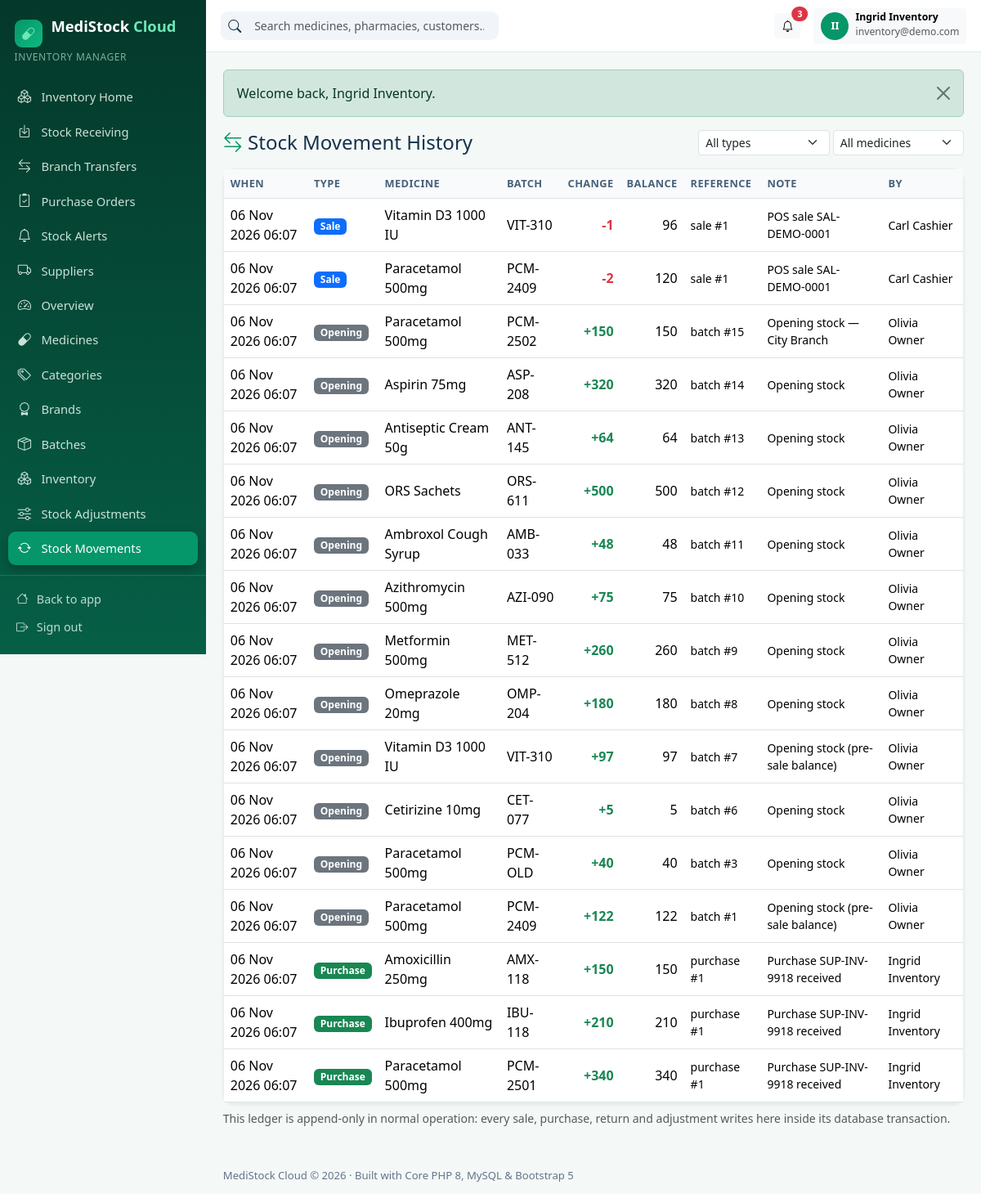
Screenshot of /admin/movements.php (signed in) with the database file from the repository.
### tables this page shows
CREATE TABLE IF NOT EXISTS users (
    id                        INT UNSIGNED AUTO_INCREMENT PRIMARY KEY,
    tenant_id                 INT UNSIGNED NULL,           
    role_id                   INT UNSIGNED NOT NULL,
    name                      VARCHAR(120) NOT NULL,
    email                     VARCHAR(190) NOT NULL UNIQUE,
    password_hash             VARCHAR(255) NOT NULL,
    phone                     VARCHAR(40)  NULL,
    status                    ENUM('active','inactive','invited') NOT NULL DEFAULT 'active',
    email_verified_at         DATETIME NULL,
    email_verification_token  VARCHAR(100) NULL,
    invitation_token          VARCHAR(100) NULL,
    invited_at                DATETIME NULL,
    last_login_at             DATETIME NULL,
    created_at                TIMESTAMP NULL,
    updated_at                TIMESTAMP NULL,
    deleted_at                TIMESTAMP NULL,
    INDEX idx_users_tenant (tenant_id),
    CONSTRAINT fk_users_tenant FOREIGN KEY (tenant_id) REFERENCES tenants (id) ON DELETE CASCADE,
    CONSTRAINT fk_users_role   FOREIGN KEY (role_id)   REFERENCES roles (id)   ON DELETE RESTRICT
);

CREATE TABLE IF NOT EXISTS roles (
    id          INT UNSIGNED AUTO_INCREMENT PRIMARY KEY,
    `key`       VARCHAR(50)  NOT NULL UNIQUE,
    name        VARCHAR(100) NOT NULL,
    description VARCHAR(255) NULL,
    created_at  TIMESTAMP NULL,
    updated_at  TIMESTAMP NULL
);

CREATE TABLE IF NOT EXISTS stock_movements (
    id             BIGINT UNSIGNED AUTO_INCREMENT PRIMARY KEY,
    tenant_id      INT UNSIGNED NOT NULL,
    branch_id      INT UNSIGNED NULL,
    medicine_id    INT UNSIGNED NOT NULL,
    batch_id       INT UNSIGNED NULL,
    type           ENUM('opening','purchase','sale','return','adjustment','transfer') NOT NULL,
    quantity       INT NOT NULL,                
    balance_after  INT NOT NULL,                
    reference_type VARCHAR(40) NULL,            
    reference_id   INT UNSIGNED NULL,
    note           VARCHAR(255) NULL,
    created_by     INT UNSIGNED NULL,
    created_at     TIMESTAMP NULL,
    INDEX idx_mov_tenant (tenant_id, created_at),
    INDEX idx_mov_medicine (tenant_id, medicine_id),
    INDEX idx_mov_batch (batch_id),
    CONSTRAINT fk_mov_tenant   FOREIGN KEY (tenant_id)   REFERENCES tenants (id)   ON DELETE CASCADE,
    CONSTRAINT fk_mov_branch   FOREIGN KEY (branch_id)   REFERENCES branches (id)  ON DELETE SET NULL,
    CONSTRAINT fk_mov_medicine FOREIGN KEY (medicine_id) REFERENCES medicines (id) ON DELETE RESTRICT,
    CONSTRAINT fk_mov_batch    FOREIGN KEY (batch_id)    REFERENCES batches (id)   ON DELETE SET NULL,
    CONSTRAINT fk_mov_user     FOREIGN KEY (created_by)  REFERENCES users (id)     ON DELETE SET NULL
);

CREATE TABLE IF NOT EXISTS medicines (
    id                    INT UNSIGNED AUTO_INCREMENT PRIMARY KEY,
    tenant_id             INT UNSIGNED NOT NULL,
    category_id           INT UNSIGNED NULL,
    brand_id              INT UNSIGNED NULL,
    name                  VARCHAR(180) NOT NULL,
    generic_name          VARCHAR(180) NULL,
    sku                   VARCHAR(60) NULL,
    barcode               VARCHAR(60) NULL,
    strength              VARCHAR(60) NULL,
    dosage_form           VARCHAR(60) NULL,
    unit                  VARCHAR(30) NOT NULL DEFAULT 'tablet',
    rack_location         VARCHAR(60) NULL,
    photo_path            VARCHAR(255) NULL,
    manufacturer          VARCHAR(140) NULL,
    default_supplier_id   INT UNSIGNED NULL,
    default_purchase_price DECIMAL(10,2) NOT NULL DEFAULT 0,
    default_selling_price  DECIMAL(10,2) NOT NULL DEFAULT 0,
    status                ENUM('active','inactive') NOT NULL DEFAULT 'active',
    reorder_level         INT NOT NULL DEFAULT 10,
    requires_prescription TINYINT(1) NOT NULL DEFAULT 0,
    description           TEXT NULL,
    created_at            TIMESTAMP NULL,
    updated_at            TIMESTAMP NULL,
    deleted_at            TIMESTAMP NULL,
    INDEX idx_med_tenant (tenant_id, name),
    INDEX idx_med_barcode (tenant_id, barcode),
    CONSTRAINT fk_med_tenant FOREIGN KEY (tenant_id) REFERENCES tenants (id) ON DELETE CASCADE,
    CONSTRAINT fk_med_cat    FOREIGN KEY (category_id) REFERENCES categories (id) ON DELETE SET NULL,
    CONSTRAINT fk_med_brand  FOREIGN KEY (brand_id) REFERENCES brands (id) ON DELETE SET NULL,
    CONSTRAINT fk_med_supplier FOREIGN KEY (default_supplier_id) REFERENCES suppliers (id) ON DELETE SET NULL
);

CREATE TABLE IF NOT EXISTS batches (
    id                 INT UNSIGNED AUTO_INCREMENT PRIMARY KEY,
    tenant_id          INT UNSIGNED NOT NULL,
    branch_id          INT UNSIGNED NOT NULL,
    medicine_id        INT UNSIGNED NOT NULL,
    supplier_id        INT UNSIGNED NULL,
    batch_number       VARCHAR(60) NOT NULL,
    manufacturing_date DATE NULL,
    expiry_date        DATE NOT NULL,
    purchase_price     DECIMAL(10,2) NOT NULL DEFAULT 0,
    selling_price      DECIMAL(10,2) NOT NULL DEFAULT 0,
    quantity           INT NOT NULL DEFAULT 0,
    quantity_received  INT NOT NULL DEFAULT 0,
    created_at         TIMESTAMP NULL,
    updated_at         TIMESTAMP NULL,
    deleted_at         TIMESTAMP NULL,
    UNIQUE KEY uq_batch (tenant_id, branch_id, medicine_id, batch_number, expiry_date),
    INDEX idx_batch_expiry (tenant_id, expiry_date),
    INDEX idx_batch_fefo (tenant_id, medicine_id, expiry_date),
    CONSTRAINT fk_batch_tenant   FOREIGN KEY (tenant_id)   REFERENCES tenants (id)   ON DELETE CASCADE,
    CONSTRAINT fk_batch_branch   FOREIGN KEY (branch_id)   REFERENCES branches (id)  ON DELETE RESTRICT,
    CONSTRAINT fk_batch_medicine FOREIGN KEY (medicine_id) REFERENCES medicines (id) ON DELETE RESTRICT,
    CONSTRAINT fk_batch_supplier FOREIGN KEY (supplier_id) REFERENCES suppliers (id) ON DELETE SET NULL
);

### public/admin/movements.php (the view, shortened to what the rows shown need)
<?php
require_tenant();
$tid = tenant_id();
$pdo = db();
$sql = 'SELECT sm.*, m.name AS medicine, b.batch_number, u.name AS actor
          FROM stock_movements sm
          JOIN medicines m ON m.id = sm.medicine_id
          LEFT JOIN batches b ON b.id = sm.batch_id
          LEFT JOIN users u ON u.id = sm.created_by
         WHERE sm.tenant_id = ?';
$params = [$tid];
$sql .= ' ORDER BY sm.id DESC LIMIT 200';
$stmt = $pdo->prepare($sql);
$stmt->execute($params);
$rows = $stmt->fetchAll();
admin_header('Stock Movement History', 'admin/movements.php');
?>
<div class="card shadow-sm"><div class="table-responsive"><table class="table table-hover align-middle mb-0">
  <thead><tr><th>When</th><th>Type</th><th>Medicine</th><th>Batch</th><th class="text-end">Change</th><th class="text-end">Balance</th><th>Reference</th><th>Note</th><th>By</th></tr></thead>
  <tbody>
  <?php foreach ($rows as $r): ?>
    <tr>
      <td><?= fmt_date($r['created_at'], 'd M Y H:i') ?></td>
      <td><span class="badge bg-<?= ['purchase' => 'success', 'sale' => 'primary', 'return' => 'info', 'adjustment' => 'warning', 'opening' => 'secondary'][$r['type']] ?? 'secondary' ?>"><?= e(ucfirst($r['type'])) ?></span></td>
      <td><?= e($r['medicine']) ?></td>
      <td><?= e($r['batch_number'] ?? '—') ?></td>
      <td class="text-end"><strong class="<?= (int)$r['quantity'] < 0 ? 'text-danger' : 'text-success' ?>"><?= (int)$r['quantity'] > 0 ? '+' : '' ?><?= (int)$r['quantity'] ?></strong></td>
      <td class="text-end"><?= (int)$r['balance_after'] ?></td>
      <td class="small"><?= e($r['reference_type'] ?? '') ?><?= $r['reference_id'] ? ' #' . (int)$r['reference_id'] : '' ?></td>
      <td class="small"><?= e($r['note'] ?? '') ?></td>
      <td class="small"><?= e($r['actor'] ?? '') ?></td>
    </tr>
  <?php endforeach; ?>
  </tbody></table></div></div>
<?php admin_footer(); ?>

### app/View.php (shortened to what the rows shown need)
<?php
function admin_menu(): array
{
    $role = current_user()['role_key'] ?? '';
    $posHref = in_array($role, ['cashier', 'pharmacist'], true) ? 'cashier/pos.php' : 'admin/pos.php';
    $items = [
        ['admin/dashboard.php', 'bi-speedometer2', 'Overview', 'dashboard.view'],
        [$posHref, 'bi-upc-scan', 'Pharmacy POS', 'pos.access'],
        ['admin/sales.php', 'bi-cart-check', 'Sales', 'sales.view'],
        ['admin/returns.php', 'bi-arrow-counterclockwise', 'Sales Returns', 'sales.manage'],
        ['admin/medicines.php', 'bi-capsule', 'Medicines', 'medicines.view'],
        ['admin/categories.php', 'bi-tags', 'Categories', 'medicines.view'],
        ['admin/brands.php', 'bi-award', 'Brands', 'medicines.view'],
        ['admin/batches.php', 'bi-box-seam', 'Batches', 'stock.view'],
        ['admin/inventory.php', 'bi-boxes', 'Inventory', 'stock.view'],
        ['admin/adjustments.php', 'bi-sliders', 'Stock Adjustments', 'stock.adjust'],
        ['admin/movements.php', 'bi-arrow-repeat', 'Stock Movements', 'stock.view'],
        ['admin/transfers.php', 'bi-arrow-left-right', 'Branch Transfers', 'stock.view'],
        ['admin/expiry.php', 'bi-calendar-x', 'Expiry Management', 'stock.view'],
        ['admin/lowstock.php', 'bi-exclamation-triangle', 'Low Stock Alerts', 'stock.view'],
        ['admin/purchases.php', 'bi-bag-plus', 'Purchases', 'purchases.manage'],
        ['admin/purchase-orders.php', 'bi-clipboard2-check', 'Purchase Orders', 'purchases.manage'],
        ['admin/suppliers.php', 'bi-truck', 'Suppliers', 'suppliers.manage'],
        ['admin/supplier-payments.php', 'bi-cash-coin', 'Supplier Payments', 'purchases.manage'],
        ['admin/customers.php', 'bi-person-heart', 'Customers', 'customers.manage'],
        ['admin/prescriptions.php', 'bi-file-earmark-medical', 'Prescriptions', 'prescriptions.manage'],
        ['admin/expenses.php', 'bi-wallet2', 'Expenses', 'expenses.manage'],
        ['admin/staff.php', 'bi-people', 'Staff', 'staff.manage'],
        ['admin/branches.php', 'bi-diagram-3', 'Branches', 'branches.manage'],
        ['admin/reports.php', 'bi-graph-up', 'Reports & Analytics', 'reports.view'],
        ['admin/subscription.php', 'bi-stars', 'Subscription', 'billing.manage'],
        ['admin/settings.php', 'bi-gear', 'Settings', 'settings.manage'],
    ];
    $items = array_values(array_filter($items, static fn($i) => $i[3] === null || can($i[3])));
    $roleItems = match ($role) {
        'pharmacist' => [
            ['pharmacist/dashboard.php', 'bi-clipboard2-pulse', 'Pharmacist Home', null],
            ['pharmacist/prescriptions.php', 'bi-file-earmark-medical', 'My Prescriptions', null],
            ['pharmacist/medicines.php', 'bi-search-heart', 'Medicine Search', null],
            ['pharmacist/dispensing.php', 'bi-clipboard-check', 'Dispensing Records', null],
            ['pharmacist/sales.php', 'bi-receipt', 'Sales History', null],
        ],
        'cashier' => [
            ['cashier/dashboard.php', 'bi-cash-register', 'Cashier Home', null],
            ['cashier/sales.php', 'bi-receipt', 'My Sales', null],
        ],
        'inventory_manager' => [
            ['inventory/dashboard.php', 'bi-boxes', 'Inventory Home', null],
            ['inventory/receiving.php', 'bi-box-arrow-in-down', 'Stock Receiving', null],
            ['inventory/transfers.php', 'bi-arrow-left-right', 'Branch Transfers', null],
            ['inventory/purchase-orders.php', 'bi-clipboard2-check', 'Purchase Orders', null],
            ['inventory/alerts.php', 'bi-bell', 'Stock Alerts', null],
            ['inventory/suppliers.php', 'bi-truck', 'Suppliers', null],
        ],
        default => [],
    };
    return array_merge($roleItems, $items);
}
function admin_header(string $title, string $active = ''): void
{
    $u = current_user();
    ?>
<!DOCTYPE html>
<html lang="en">
<head>
<link href="https://cdn.jsdelivr.net/npm/bootstrap@5.3.3/dist/css/bootstrap.min.css" rel="stylesheet">
<link href="https://cdn.jsdelivr.net/npm/bootstrap-icons@1.11.3/font/bootstrap-icons.min.css" rel="stylesheet">
<link href="<?= asset('css/style.css') ?>" rel="stylesheet">
</head>
<body class="admin-body">
<div class="admin-wrapper">
  <aside class="admin-sidebar" id="adminSidebar">
    <div class="sidebar-brand"><span class="brand-badge"><i class="bi bi-capsule"></i></span> MediStock <span>Cloud</span></div>
    <div class="sidebar-role"><?= e(is_super_admin() ? 'Platform Super Admin' : ($u['role_name'] ?? '')) ?></div>
    <nav class="sidebar-nav">
      <?php foreach (admin_menu() as [$href, $icon, $label, $perm]): ?>
        <a href="<?= url($href) ?>" class="<?= $active === $href ? 'active' : '' ?>"><i class="bi <?= e($icon) ?>"></i> <span><?= e($label) ?></span></a>
      <?php endforeach; ?>
    </nav>
    <div class="sidebar-footer">
      <a href="<?= url(is_super_admin() ? 'index.php' : 'admin/index.php') ?>"><i class="bi bi-house"></i> <span>Back to app</span></a>
      <a href="<?= url('logout.php') ?>"><i class="bi bi-box-arrow-right"></i> <span>Sign out</span></a>
    </div>
  </aside>
  <div class="admin-main">
    <header class="admin-topbar">
      <div class="ms-auto d-flex align-items-center gap-3">
        <div class="dropdown">
          <button class="btn btn-sm btn-light d-flex align-items-center gap-2" data-bs-toggle="dropdown">
            <span class="d-none d-md-inline text-start"><strong class="d-block small lh-1"><?= e($u['name'] ?? '') ?></strong><small class="text-muted"><?= e($u['email'] ?? '') ?></small></span>
          </button>
        </div>
      </div>
    </header>
    <main class="admin-content">
<?php
}
function admin_footer(): void
{
    ?>
    </main>
  </div>
</div>
</body>
</html>
<?php
}

### rows the page displays
users: role.name "INVENTORY MANAGER", name "Ingrid Inventory", email "inventory@demo.com"
stock_movements: created_at "06 Nov 2026 06:07", type "Sale", medicine.name "Vitamin D3 1000 IU", batch.batch_number "VIT-310", quantity "-1", balance_after "96", reference_type "sale", reference "1", note "POS sale SAL-DEMO-0001", created_by.name "Carl Cashier"
stock_movements: created_at "06 Nov 2026 06:07", type "Sale", medicine.name "Paracetamol 500mg", batch.batch_number "PCM-2409", quantity "-2", balance_after "120", reference_type "sale", reference "1", note "POS sale SAL-DEMO-0001", created_by.name "Carl Cashier"
stock_movements: created_at "06 Nov 2026 06:07", type "Opening", medicine.name "Paracetamol 500mg", batch.batch_number "PCM-2502", quantity "150", balance_after "150", reference_type "batch", reference "15", note "Opening stock — City Branch", created_by.name "Olivia Owner"
stock_movements: created_at "06 Nov 2026 06:07", type "Opening", medicine.name "Aspirin 75mg", batch.batch_number "ASP-208", quantity "320", balance_after "320", reference_type "batch", reference "14", note "Opening stock", created_by.name "Olivia Owner"
stock_movements: created_at "06 Nov 2026 06:07", type "Opening", medicine.name "Antiseptic Cream 50g", batch.batch_number "ANT-145", quantity "64", balance_after "64", reference_type "batch", reference "13", note "Opening stock", created_by.name "Olivia Owner"
stock_movements: created_at "06 Nov 2026 06:07", type "Opening", medicine.name "ORS Sachets", batch.batch_number "ORS-611", quantity "500", balance_after "500", reference_type "batch", reference "12", note "Opening stock", created_by.name "Olivia Owner"
stock_movements: created_at "06 Nov 2026 06:07", type "Opening", medicine.name "Ambroxol Cough Syrup", batch.batch_number "AMB-033", quantity "48", balance_after "48", reference_type "batch", reference "11", note "Opening stock", created_by.name "Olivia Owner"
stock_movements: created_at "06 Nov 2026 06:07", type "Opening", medicine.name "Azithromycin 500mg", batch.batch_number "AZI-090", quantity "75", balance_after "75", reference_type "batch", reference "10", note "Opening stock", created_by.name "Olivia Owner"
stock_movements: created_at "06 Nov 2026 06:07", type "Opening", medicine.name "Metformin 500mg", batch.batch_number "MET-512", quantity "260", balance_after "260", reference_type "batch", reference "9", note "Opening stock", created_by.name "Olivia Owner"
stock_movements: created_at "06 Nov 2026 06:07", type "Opening", medicine.name "Omeprazole 20mg", batch.batch_number "OMP-204", quantity "180", balance_after "180", reference_type "batch", reference "8", note "Opening stock", created_by.name "Olivia Owner"
stock_movements: created_at "06 Nov 2026 06:07", type "Opening", medicine.name "Vitamin D3 1000 IU", batch.batch_number "VIT-310", quantity "97", balance_after "97", reference_type "batch", reference "7", note "Opening stock (pre-sale balance)", created_by.name "Olivia Owner"
stock_movements: created_at "06 Nov 2026 06:07", type "Opening", medicine.name "Cetirizine 10mg", batch.batch_number "CET-077", quantity "5", balance_after "5", reference_type "batch", reference "6", note "Opening stock", created_by.name "Olivia Owner"
stock_movements: created_at "06 Nov 2026 06:07", type "Opening", medicine.name "Paracetamol 500mg", batch.batch_number "PCM-OLD", quantity "40", balance_after "40", reference_type "batch", reference "3", note "Opening stock", created_by.name "Olivia Owner"
stock_movements: created_at "06 Nov 2026 06:07", type "Opening", medicine.name "Paracetamol 500mg", batch.batch_number "PCM-2409", quantity "122", balance_after "122", reference_type "batch", reference "1", note "Opening stock (pre-sale balance)", created_by.name "Olivia Owner"
stock_movements: created_at "06 Nov 2026 06:07", type "Purchase", medicine.name "Amoxicillin 250mg", batch.batch_number "AMX-118", quantity "150", balance_after "150", reference_type "purchase", reference "1", note "Purchase SUP-INV-9918 received", created_by.name "Ingrid Inventory"
stock_movements: created_at "06 Nov 2026 06:07", type "Purchase", medicine.name "Ibuprofen 400mg", batch.batch_number "IBU-118", quantity "210", balance_after "210", reference_type "purchase", reference "1", note "Purchase SUP-INV-9918 received", created_by.name "Ingrid Inventory"
stock_movements: created_at "06 Nov 2026 06:07", type "Purchase", medicine.name "Paracetamol 500mg", batch.batch_number "PCM-2501", quantity "340", balance_after "340", reference_type "purchase", reference "1", note "Purchase SUP-INV-9918 received", created_by.name "Ingrid Inventory"

### other values shown
$label "Inventory Home"
$label "Stock Receiving"
$label "Branch Transfers"
$label "Purchase Orders"
$label "Stock Alerts"
$label "Suppliers"
$label "Overview"
$label "Medicines"
$label "Categories"
$label "Brands"
$label "Batches"
$label "Inventory"
$label "Stock Adjustments"
$label "Stock Movements"
count($notifications) "3"
